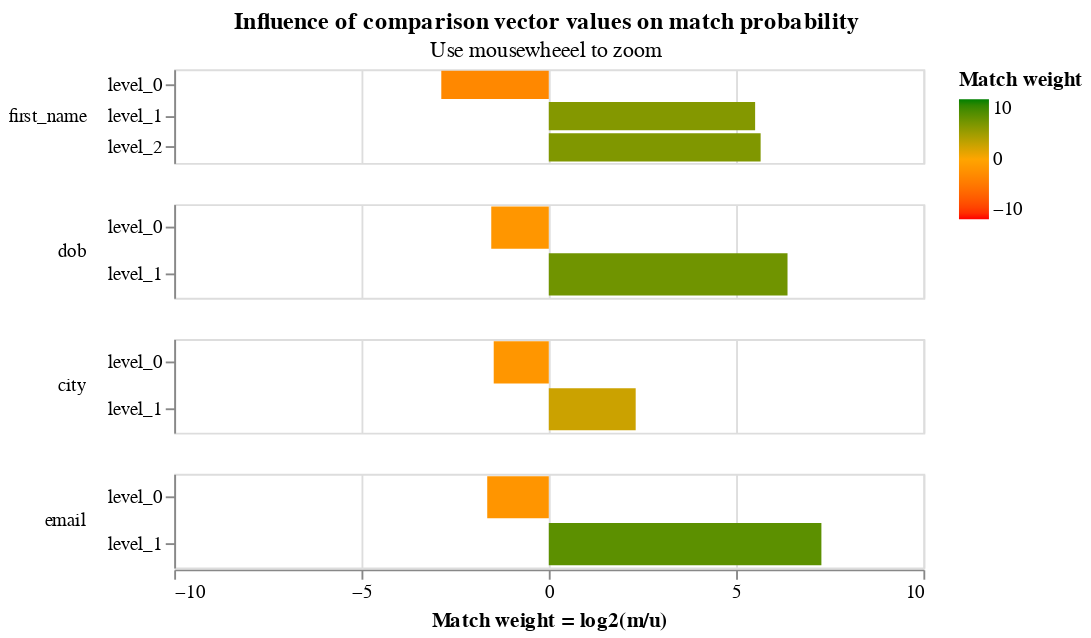

Write notebook code for a chart like this one.
### Markdown cell above
The `model` property of the `linker` is an object that contains a lot of diagnostic information about how the match probability was computed.  The following cells demonstrate some of its functionality

### Code cell
model = linker.model
model.bayes_factor_chart()

### Figure 1 — Vega-Lite specification as saved in the notebook (floating-point values rounded to 4 significant figures)
{"$schema": "https://vega.github.io/schema/vega-lite/v4.json", "config": {"header": {"title": null}, "mark": {"tooltip": null}, "title": {"anchor": "middle"}, "view": {"continuousHeight": 300, "continuousWidth": 400, "height": 300, "width": 400}}, "data": {"name": "data-85eef849402324f00e0a00a8098a9575"}, "datasets": {"data-85eef849402324f00e0a00a8098a9575": [{"bayes_factor": 50.4, "column_name": "first_name", "comparison_vector_value": "2", "gamma_column_name": "gamma_first_name", "gamma_index": 2, "is_null": false, "label": "level_2", "level_name": "level_2", "level_proportion": 0.24, "log2_bayes_factor": 5.655, "m_probability": 0.6918, "num_levels": 3, "sql_expr": "WHEN JARO_WINKLER_SIM(first_name_l, first_name_r) >= 1.0 THEN 2", "u_probability": 0.01373}, {"bayes_factor": 45.51, "column_name": "first_name", "comparison_vector_value": "1", "gamma_column_name": "gamma_first_name", "gamma_index": 1, "is_null": false, "label": "level_1", "level_name": "level_1", "level_proportion": 0.06053, "log2_bayes_factor": 5.508, "m_probability": 0.1738, "num_levels": 3, "sql_expr": "WHEN JARO_WINKLER_SIM(first_name_l, first_name_r) >= 0.88 THEN 1", "u_probability": 0.003818}, {"bayes_factor": 0.1368, "column_name": "first_name", "comparison_vector_value": "0", "gamma_column_name": "gamma_first_name", "gamma_index": 0, "is_null": false, "label": "level_0", "level_name": "level_0", "level_proportion": 0.6995, "log2_bayes_factor": -2.87, "m_probability": 0.1344, "num_levels": 3, "sql_expr": "ELSE 0", "u_probability": 0.9825}, {"bayes_factor": 82.88, "column_name": "dob", "comparison_vector_value": "1", "gamma_column_name": "gamma_dob", "gamma_index": 1, "is_null": false, "label": "level_1", "level_name": "level_1", "level_proportion": 0.2248, "log2_bayes_factor": 6.373, "m_probability": 0.6579, "num_levels": 2, "sql_expr": "WHEN dob_l = dob_r THEN 1", "u_probability": 0.007937}, {"bayes_factor": 0.3449, "column_name": "dob", "comparison_vector_value": "0", "gamma_column_name": "gamma_dob", "gamma_index": 0, "is_null": false, "label": "level_0", "level_name": "level_0", "level_proportion": 0.7752, "log2_bayes_factor": -1.536, "m_probability": 0.3421, "num_levels": 2, "sql_expr": "ELSE 0", "u_probability": 0.9921}, {"bayes_factor": 4.992, "column_name": "city", "comparison_vector_value": "1", "gamma_column_name": "gamma_city", "gamma_index": 1, "is_null": false, "label": "level_1", "level_name": "level_1", "level_proportion": 0.3218, "log2_bayes_factor": 2.32, "m_probability": 0.6889, "num_levels": 2, "sql_expr": "WHEN city_l = city_r THEN 1", "u_probability": 0.138}, {"bayes_factor": 0.3609, "column_name": "city", "comparison_vector_value": "0", "gamma_column_name": "gamma_city", "gamma_index": 0, "is_null": false, "label": "level_0", "level_name": "level_0", "level_proportion": 0.6782, "log2_bayes_factor": -1.47, "m_probability": 0.3111, "num_levels": 2, "sql_expr": "ELSE 0", "u_probability": 0.862}, {"bayes_factor": 155.1, "column_name": "email", "comparison_vector_value": "1", "gamma_column_name": "gamma_email", "gamma_index": 1, "is_null": false, "label": "level_1", "level_name": "level_1", "level_proportion": 0.2303, "log2_bayes_factor": 7.277, "m_probability": 0.6813, "num_levels": 2, "sql_expr": "WHEN email_l = email_r THEN 1", "u_probability": 0.004392}, {"bayes_factor": 0.3201, "column_name": "email", "comparison_vector_value": "0", "gamma_column_name": "gamma_email", "gamma_index": 0, "is_null": false, "label": "level_0", "level_name": "level_0", "level_proportion": 0.7697, "log2_bayes_factor": -1.643, "m_probability": 0.3187, "num_levels": 2, "sql_expr": "ELSE 0", "u_probability": 0.9956}]}, "encoding": {"color": {"field": "log2_bayes_factor", "scale": {"domain": [-10, 0, 10], "range": ["red", "orange", "green"]}, "title": "Match weight", "type": "quantitative"}, "row": {"field": "column_name", "header": {"labelAlign": "left", "labelAnchor": "middle", "labelAngle": 0}, "sort": {"field": "gamma_index"}, "type": "nominal"}, "tooltip": [{"field": "column_name", "type": "nominal"}, {"field": "label", "title": "level label", "type": "ordinal"}, {"field": "sql_expr", "type": "nominal"}, {"field": "m_probability", "format": ".4f", "type": "quantitative"}, {"field": "u_probability", "format": ".4f", "type": "quantitative"}, {"field": "bayes_factor", "format": ".4f", "title": "Bayes factor = m/u", "type": "quantitative"}, {"field": "log2_bayes_factor", "format": ".4f", "title": "Match weight = log2(m/u)", "type": "quantitative"}, {"field": "level_proportion", "format": ".2%", "title": "Percentage of non-null comparisons in this level", "type": "nominal"}], "x": {"axis": {"title": "Match weight = log2(m/u)", "values": [-10, -5, 0, 5, 10]}, "field": "log2_bayes_factor", "scale": {"domain": [-10, 10]}, "type": "quantitative"}, "y": {"axis": {"title": null}, "field": "label", "sort": {"field": "gamma_index"}, "type": "nominal"}}, "height": 50, "mark": {"clip": true, "type": "bar"}, "resolve": {"scale": {"y": "independent"}}, "selection": {"selector076": {"bind": "scales", "encodings": ["x"], "type": "interval"}}, "title": {"subtitle": "Use mousewheeel to zoom", "text": "Influence of comparison vector values on match probability"}}
